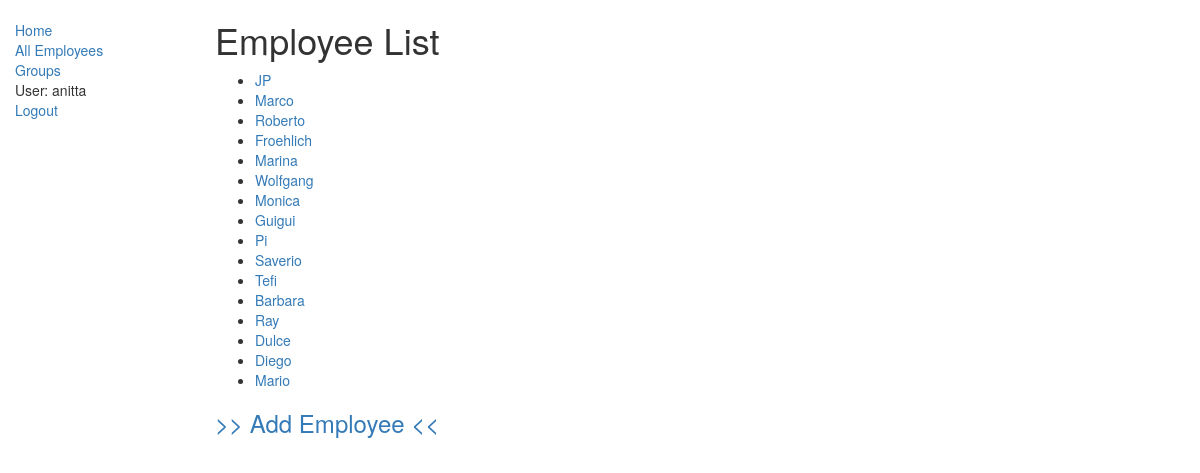
Screenshot of /mixGroups/employees/ (signed in) with the database file from the repository.
### mixGroups/models.py (models this page shows, shortened)
class Employee(models.Model):
    name = models.CharField(max_length=200, help_text="Enter name")
    def get_absolute_url(self):
        return reverse('employee-detail', args=[str(self.id)])

### mixGroups/views.py (the view)
# urls.py: path('employees/', views.EmployeeListView.as_view(), name='employees'),
class EmployeeListView(LoginRequiredMixin, generic.ListView):
    model = Employee

### mixGroups/templates/mixGroups/employee_list.html
{% extends "base_generic.html" %}
{% block content %}
    <h1>Employee List</h1>
    {% if employee_list %}
    <ul>
      {% for employee in employee_list %}
      <li>
        <a href="{{ employee.get_absolute_url }}">{{ employee.name }}</a>
      </li>
      {% endfor %}
    </ul>
    {% else %}
      <p>There are no employees in the database.</p>
    {% endif %}
  <h3><a href="{% url 'employee_create' %}">>> Add Employee <<</h3>
{% endblock %}

### mixGroups/templates/base_generic.html (shortened to what this page needs)
<!DOCTYPE html>
<html lang="en">
<head>
  <link rel="stylesheet" href="https://maxcdn.bootstrapcdn.com/bootstrap/3.3.7/css/bootstrap.min.css">
  {% load static %}
  <link rel="stylesheet" href="{% static 'css/styles.css' %}">
</head>
<body>
  <div class="container-fluid">
    <div class="row">
      <div class="col-sm-2">
      {% block sidebar %}
      <ul class="sidebar-nav">
          <li><a href="{% url 'index' %}">Home</a></li>
          <li><a href="{% url 'employees' %}">All Employees</a></li>
          <li><a href="{% url 'groups' %}">Groups</a></li>
          {% if user.is_authenticated %}
            <li>User: {{ user.get_username }}</li>
            <li><a href="{% url 'logout'%}?next={{request.path}}">Logout</a></li>
          {% endif %}
      </ul>
     {% endblock %}
      </div>
      <div class="col-sm-10 ">
      {% block content %}{% endblock %}
      </div>
    </div>
  </div>
</body>
</html>

### mixGroups/static/css/styles.css (style rules this page uses)
.sidebar-nav { margin-top: 20px; padding: 0; list-style: none; }

### rows the page displays
Employee: name "JP"
Employee: name "Marco"
Employee: name "Roberto"
Employee: name "Froehlich"
Employee: name "Marina"
Employee: name "Wolfgang"
Employee: name "Monica"
Employee: name "Guigui"
Employee: name "Pi"
Employee: name "Saverio"
Employee: name "Tefi"
Employee: name "Barbara"
Employee: name "Ray"
Employee: name "Dulce"
Employee: name "Diego"
Employee: name "Mario"

### other values shown
{{ user.get_username }} "anitta"
